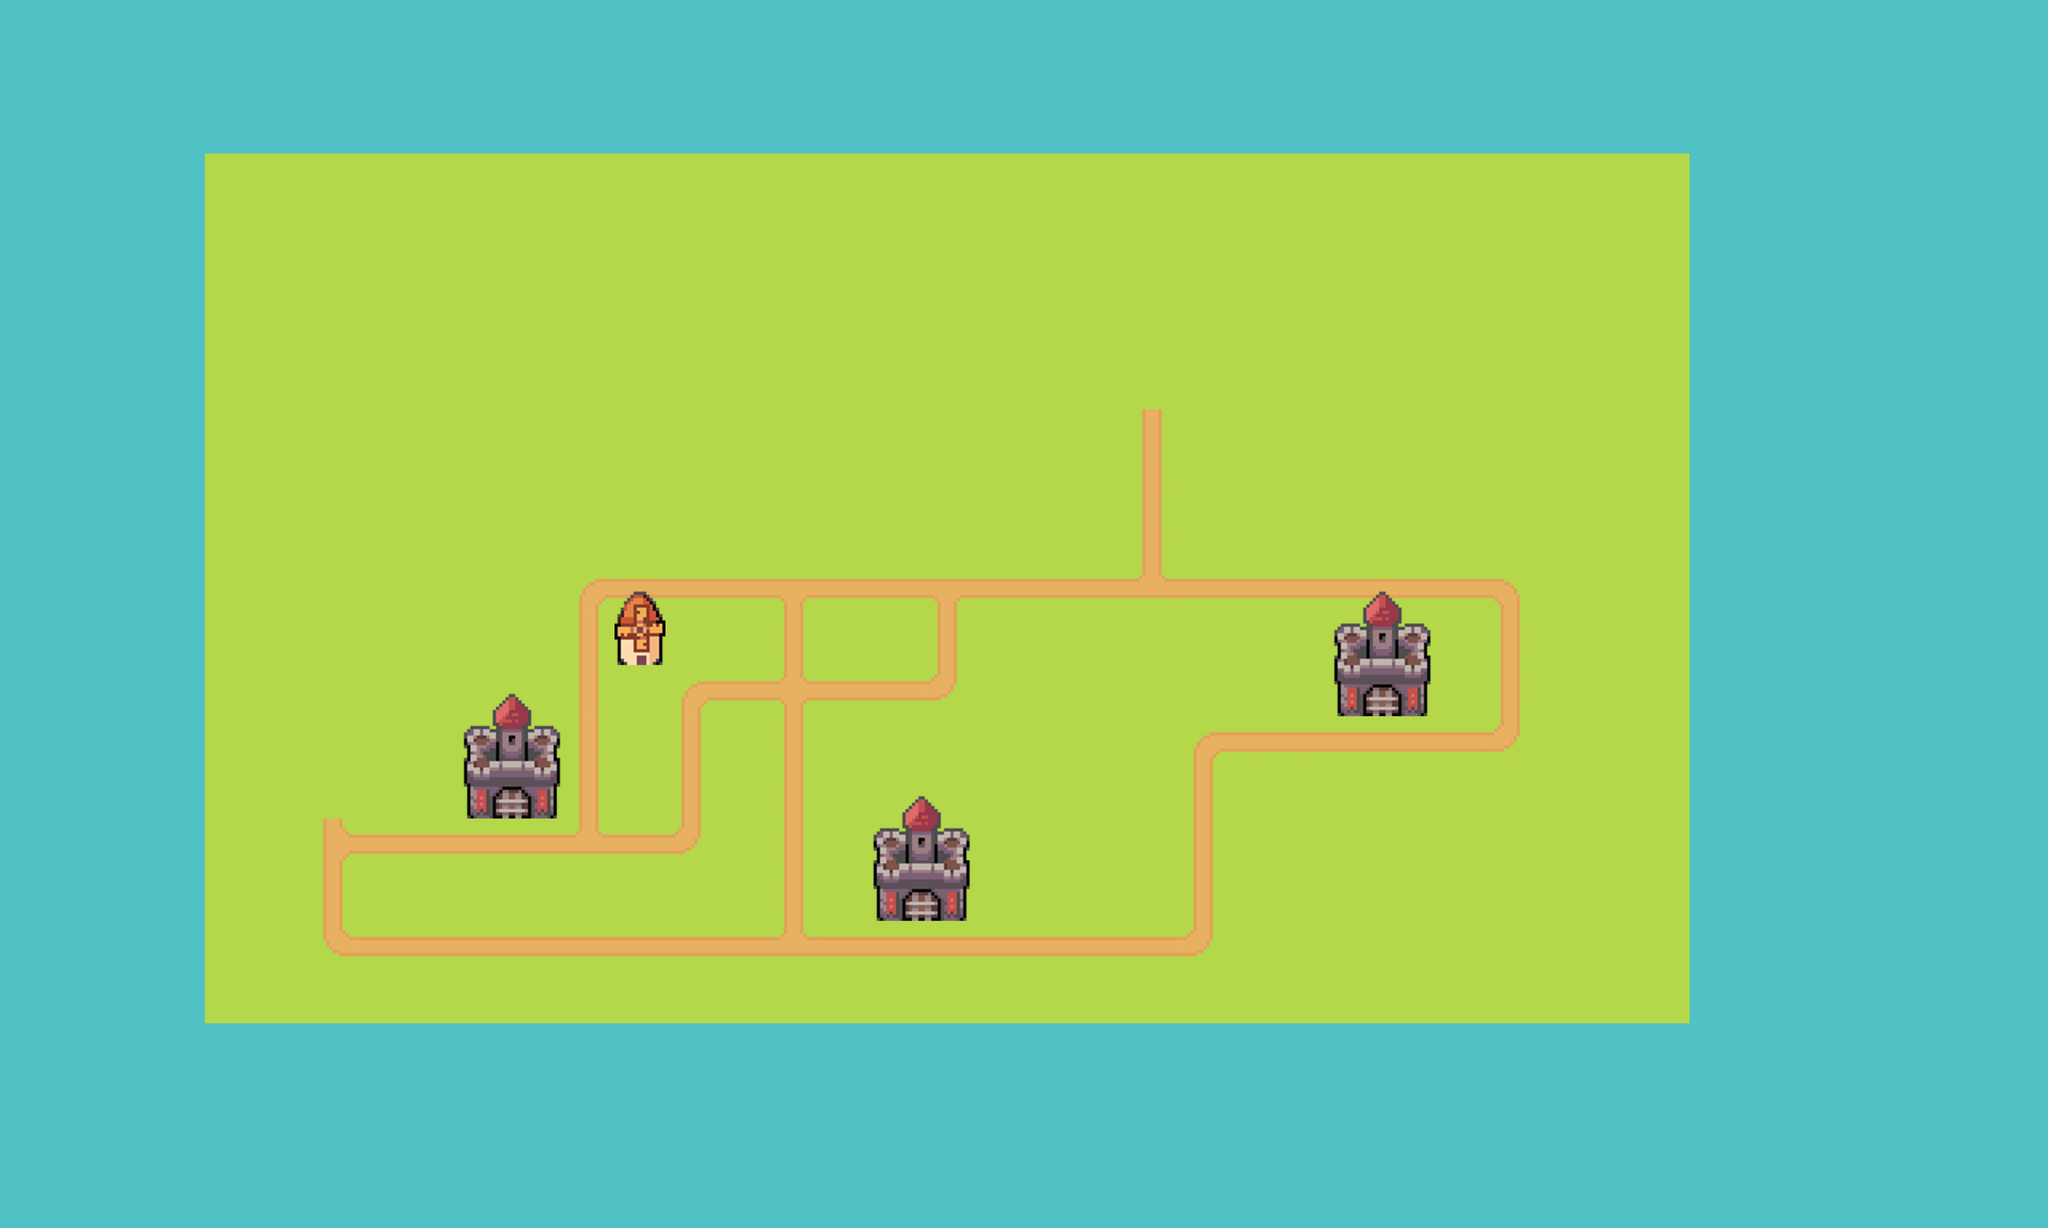

Rendered tile map (Tiled .tmx) drawn with the repository's tilesets; below, a short description and the map source with its tile grids summarised:
An orthogonal 40x24 tile map with 64x64 px tiles, 4 tile layers (sea, base, roads, buildings).

<map version="1.0" tiledversion="1.1.4" orientation="orthogonal" renderorder="right-down" width="40" height="24" tilewidth="64" tileheight="64" infinite="0" nextobjectid="1">
 <tileset firstgid="1" source="../Tilesets/Overworld.tsx" />
 <layer name="sea" width="40" height="24">
  <data>[960 cells, 960 non-empty, 1 distinct tile ids]</data>
 </layer>
 <layer name="base" width="40" height="24">
  <data>[960 cells, 493 non-empty, 1 distinct tile ids]</data>
 </layer>
 <layer name="roads" width="40" height="24">
  <data>[960 cells, 79 non-empty, 10 distinct tile ids]</data>
 </layer>
 <layer name="buildings" width="40" height="24">
  <data>[960 cells, 20 non-empty, 8 distinct tile ids]</data>
 </layer>
</map>
